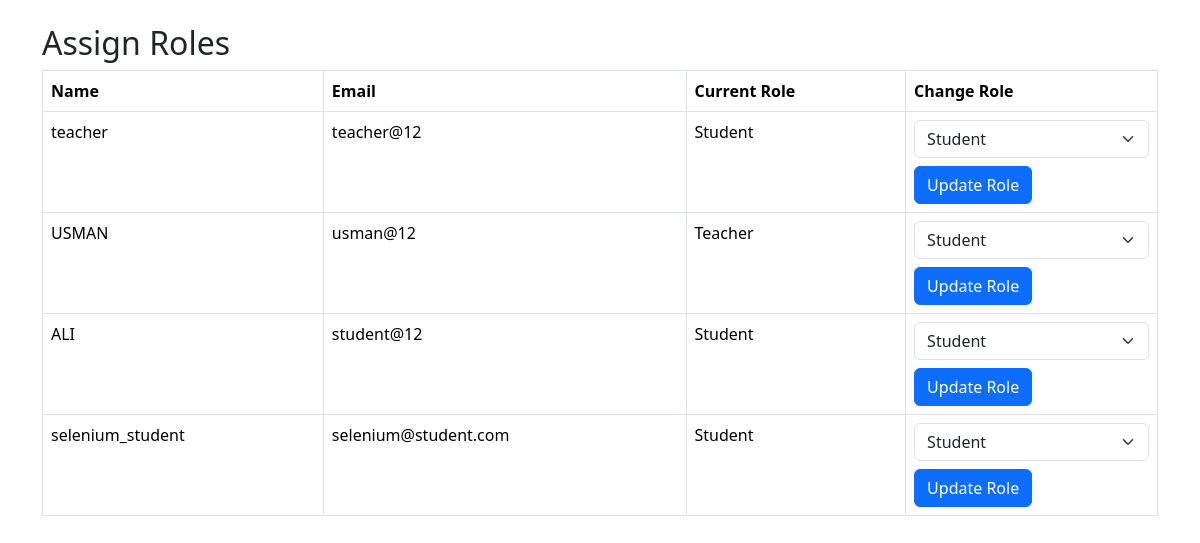
Screenshot of /admin/roles (signed in) with the database file from the repository.
### models/user_model.py (models this page shows, shortened)
class User(db.Model):
    __tablename__ = "users"
    id = db.Column(db.Integer, primary_key=True)
    username = db.Column(db.String(100), nullable=False)
    email = db.Column(db.String(120), unique=True, nullable=False)
    password = db.Column(db.String(255), nullable=False)
    role = db.Column(db.String(20), nullable=False)

### routes/auth_routes.py (the view, shortened to what this page needs)
@app.route(
    "/admin/roles",
    methods=["GET", "POST"]
)
def assign_roles():
    if session.get("role") != "Admin":
        return redirect("/login")
    users = User.query.filter(
        User.role != "Admin"
    ).all()
    return render_template(
        "assign_roles.html",
        users=users
    )

### templates/assign_roles.html (shortened to what this page needs)
<!DOCTYPE html>
<html>
<head>
<link href="https://cdn.jsdelivr.net/npm/bootstrap@5.3.3/dist/css/bootstrap.min.css"
rel="stylesheet">
</head>
<body>
<div class="container mt-4">
<h2>Assign Roles</h2>
<table class="table table-bordered">
<tr>
<th>Name</th>
<th>Email</th>
<th>Current Role</th>
<th>Change Role</th>
</tr>
{% for user in users %}
<tr>
<td>{{ user.username }}</td>
<td>{{ user.email }}</td>
<td>{{ user.role }}</td>
<td>
<form method="POST">
<select
name="role"
class="form-select">
<option>Student</option>
</select>
<button
class="btn btn-primary mt-2">
Update Role
</button>
</form>
</td>
</tr>
{% endfor %}
</table>
</div>
</body>
</html>

### rows the page displays
User: username "teacher", email "teacher@12", role "Student"
User: username "USMAN", email "usman@12", role "Teacher"
User: username "ALI", email "student@12", role "Student"
User: username "selenium_student", email "selenium@student.com", role "Student"
